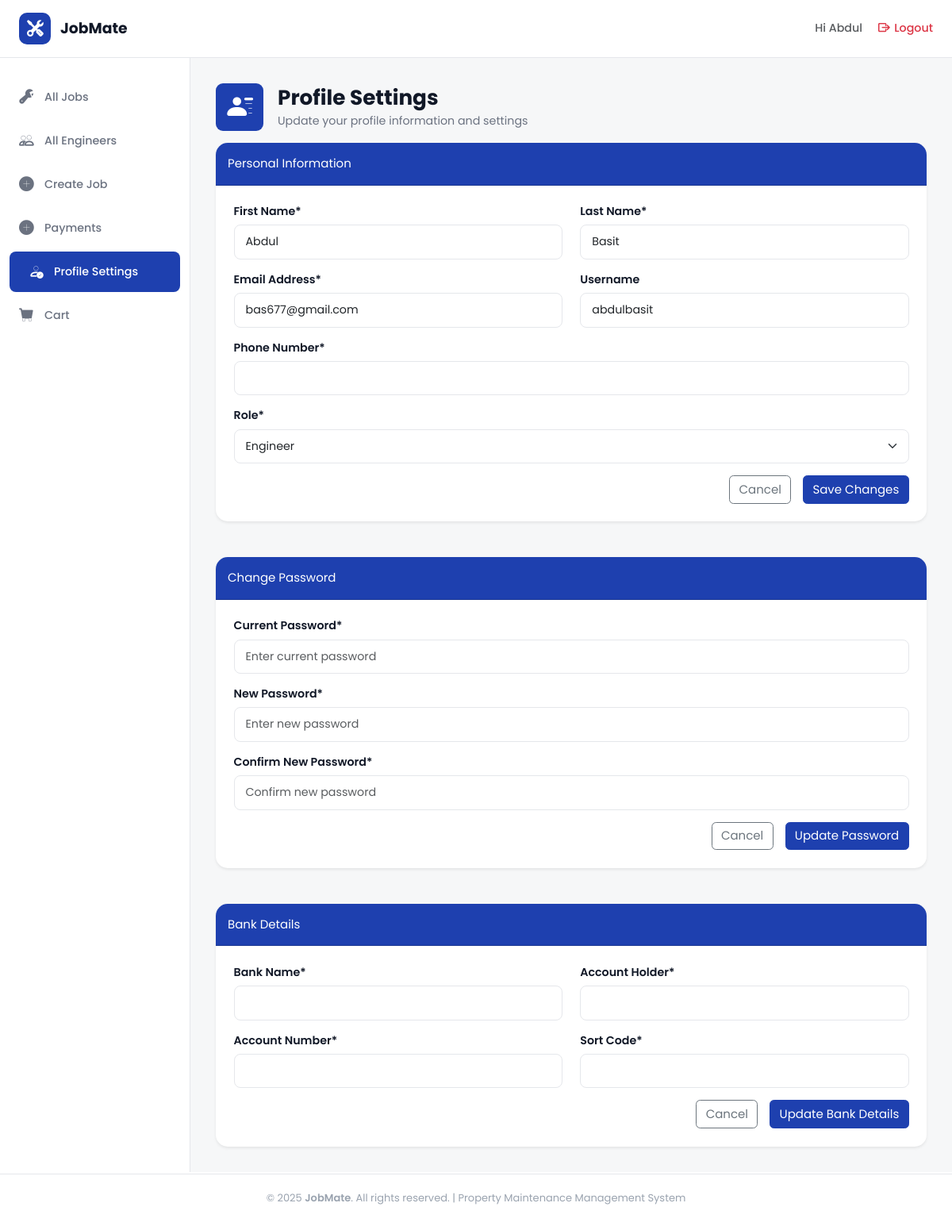
Before: /users/profile_settings/ (signed in) with the older database file.
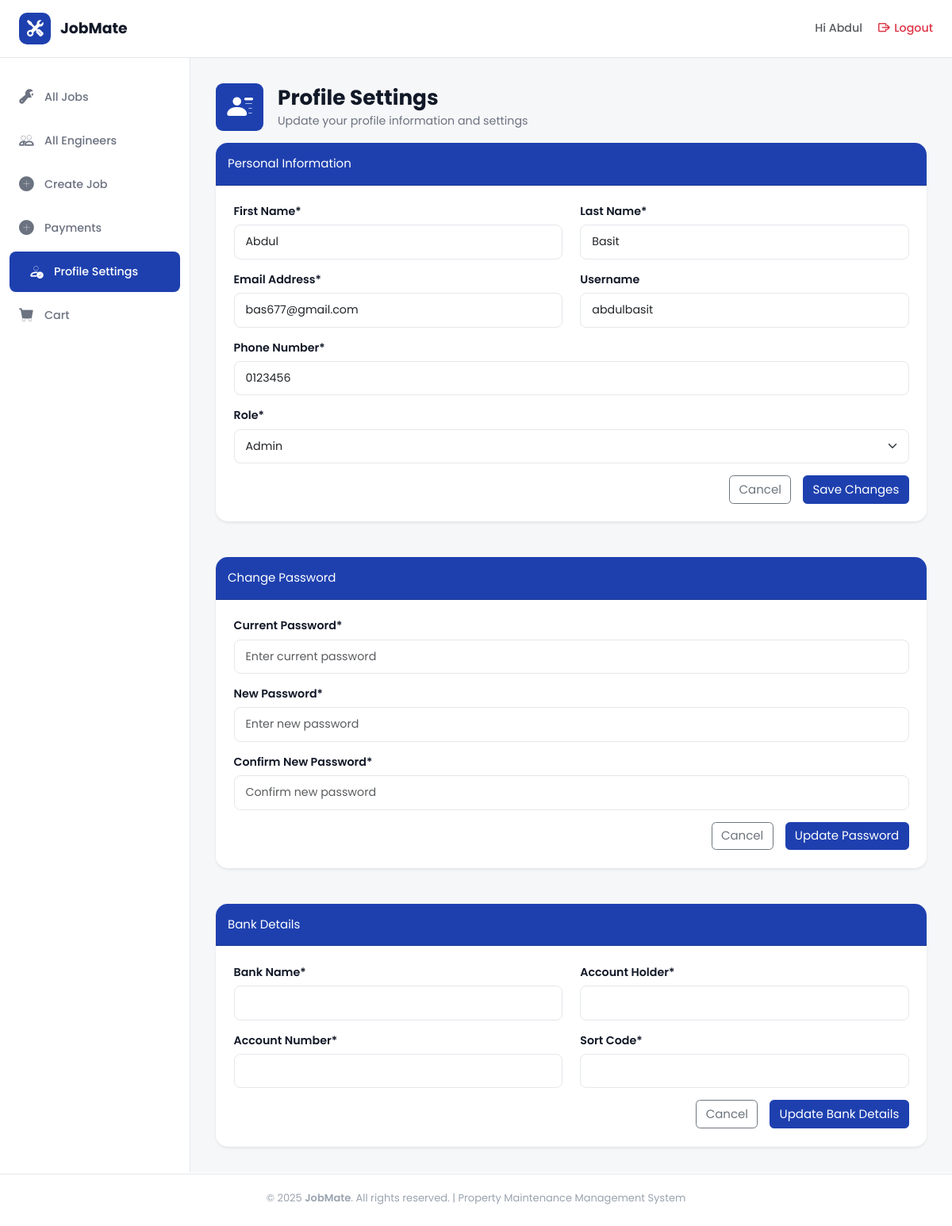
After: the same page with the newer database file.
### users/models.py (models this page shows, shortened)
class Profile(models.Model):
    ROLE_CHOICES = [
        ('admin', 'Admin'),
        ('engineer', 'Engineer'),
    ]
    user = models.OneToOneField(User, on_delete=models.CASCADE)
    phone_number = models.CharField(
        max_length=20,
        blank=False,
    )
    role = models.CharField(
        max_length=20,
        choices=ROLE_CHOICES,
        default='engineer'
    )
    bank_name = models.CharField(
        max_length=100,
        blank=True,
        null=True
    )
    account_holder = models.CharField(
        max_length=100,
        blank=True,
        null=True
    )
    account_number = models.CharField(
        max_length=20,
        blank=True,
        null=True
    )
    sort_code = models.CharField(
        max_length=20,
        blank=True,
        null=True
    )

### users/views.py (the view)
# urls.py: path('profile_settings/', views.profile_settings, name='profile_settings'),
@login_required
def profile_settings(request):
    profile = request.user.profile
    if request.method == 'POST':
        form = ProfileForm(request.POST, instance=profile)
        if form.is_valid():
            form.save()
            return redirect('users:profile_settings')
    else:
        form = ProfileForm(instance=profile)
    print(request.POST)
    return render(request, 'profile_settings.html', {'form': form})

### users/forms/profile.py
class ProfileForm(forms.ModelForm):
    class Meta:
        model = Profile
        fields = [
            'phone_number',
            'role',
            'bank_name',
            'account_holder',
            'account_number',
            'sort_code',
        ]
        widgets = {
            'phone_number': forms.TextInput(attrs={'class': 'form-control'}),
            'bank_name': forms.TextInput(attrs={'class': 'form-control'}),
            'account_holder': forms.TextInput(attrs={'class': 'form-control'}),
            'account_number': forms.TextInput(attrs={'class': 'form-control'}),
            'sort_code': forms.TextInput(attrs={'class': 'form-control'}),
            'role': forms.Select(attrs={'class': 'form-select'}),
        }

### users/templates/profile_settings.html (shortened to what this page needs)
{% extends "dashboard_base.html" %}
{% load static %}
{% block content %}
<div class="heading-section">
    <div class="d-flex align-items-center gap-3 mb-3">
        <div class="icon">
            <i class="bi bi-person-lines-fill"></i>
        </div>
        <div>
            <h1 class="section-title">Profile Settings</h1>
            <p class="section-subtitle m-0">
                Update your profile information and settings
            </p>
        </div>
    </div>
</div>
<div class="card shadow-sm border-0 rounded-4 mb-5">
    <div class="card-header py-3 rounded-top-4">Personal Information</div>
    <form class="card-body p-4" method="POST" action="">
        <div class="row mb-3">
            <div class="col-md-6">
                <label class="form-label">First Name*</label>
                <input type="text" class="form-control" value="{{ user.first_name }}" readonly>
            </div>
            <div class="col-md-6">
                <label class="form-label">Last Name*</label>
                <input type="text" class="form-control" value="{{ user.last_name }}" readonly>
            </div>
        </div>
        <div class="row mb-3">
            <div class="col-md-6">
                <label class="form-label">Email Address*</label>
                <input type="email" class="form-control" value="{{ user.email }}" readonly>
            </div>
            <div class="col-md-6">
                <label class="form-label">Username</label>
                <input type="email" class="form-control" value="{{ user.username }}" readonly>
            </div>
        </div>
        <div class="mb-3">
            <label class="form-label">Phone Number*</label>
            {{form.phone_number}}
        </div>
        <div class="mb-3">
            <label class="form-label">Role*</label>
            {{ form.role }}
        </div>
        <div class="d-flex justify-content-end gap-3">
            <button type="button" class="btn btn-outline-secondary">Cancel</button>
            <button type="submit" name="submit_personal" class="btn btn-primary">Save Changes</button>
        </div>
</div>
<div class="card shadow-sm border-0 rounded-4 mb-5">
    <div class="card-header py-3 rounded-top-4">Change Password</div>
    <div class="card-body p-4">
        <div class="mb-3">
            <label class="form-label">Current Password*</label>
            <input type="password" class="form-control" placeholder="Enter current password">
        </div>
        <div class="mb-3">
            <label class="form-label">New Password*</label>
            <input type="password" class="form-control" placeholder="Enter new password">
        </div>
        <div class="mb-3">
            <label class="form-label">Confirm New Password*</label>
            <input type="password" class="form-control" placeholder="Confirm new password">
        </div>
        <div class="d-flex justify-content-end gap-3">
            <button type="button" class="btn btn-outline-secondary">Cancel</button>
            <button type="submit" name="submit_password" class="btn btn-primary">Update Password</button>
        </div>
    </div>
</div>
<div class="card shadow-sm border-0 rounded-4">
    <div class="card-header py-3 rounded-top-4">Bank Details</div>
    <div class="card-body p-4">
        <div class="row mb-3">
            <div class="col-md-6">
                <label class="form-label">Bank Name*</label>
                {{ form.bank_name }}
            </div>
            <div class="col-md-6">
                <label class="form-label">Account Holder*</label>
                {{ form.account_holder }}
            </div>
        </div>
        <div class="row mb-3">
            <div class="col-md-6">
                <label class="form-label">Account Number*</label>
                {{ form.account_number }}
            </div>
            <div class="col-md-6">
                <label class="form-label">Sort Code*</label>
                {{ form.sort_code }}
            </div>
        </div>
        <div class="d-flex justify-content-end gap-3">
            <button type="button" class="btn btn-outline-secondary">Cancel</button>
            <button type="submit" name="submit_bank" class="btn btn-primary">Update Bank Details</button>
        </div>
    </div>
</div>
{% endblock %}

### templates/dashboard_base.html (shortened to what this page needs)
{% extends "base.html" %}
{% load static %}
{% block body %}
<header class="top-header">
  <div class="logo-section">
    <a href="{% url 'home:home' %}">
      <div class="logo-icon">
        <i class="bi bi-tools"></i>
      </div>
      <span class="logo-text">JobMate</span>
    </a>
  </div>
  <div class="header-right">
    <div class="user-info">
      <a href="{% url 'users:profile_settings' %}" class="text-decoration-none text-muted"><span>Hi {% if request.user.is_authenticated and request.user.first_name == "" %}
        {{ request.user.username }}
        {% else %}
         {{request.user.first_name}}
          {% endif %} </span></a>
    </div>
    <a href="{% url 'account_logout' %}" class="logout-btn text-danger">
      <i class="bi bi-box-arrow-right"></i>
      <span>Logout</span>
    </a>
  </div>
</header>
<div class="dashboard-layout">
  <aside class="sidebar">
    <ul class="sidebar-nav">
      <li>
        <a href="{% url 'jobs:all_jobs' %}"
          class="{% if request.resolver_match.url_name == 'all_jobs' %}active{% endif %}">
          <i class="bi bi-wrench-adjustable"></i>
          <span>All Jobs</span>
        </a>
      </li>
      <li>
        <a href="{% url 'users:all_engineers' %}"
          class="{% if request.resolver_match.url_name == 'all_engineers' %}active{% endif %}">
          <i class="bi bi-people"></i>
          <span>All Engineers</span>
        </a>
      </li>
      <li>
        <a href="{% url 'jobs:create_job' %}"
          class="{% if request.resolver_match.url_name == 'create_job' %}active nav-link disabled{% endif %} {% if request.resolver_match.url_name == 'edit_job' %}d-none{% endif %}">
          <i class="bi bi-plus-circle-fill"></i>
          <span>Create Job</span>
        </a>
      </li>
      <li>
        <a href="{% url 'cart:payments' %}"
          class="{% if request.resolver_match.url_name == 'payments' %}active nav-link disabled{% endif %}">
          <i class="bi bi-plus-circle-fill"></i>
          <span>Payments</span>
        </a>
      </li>
      <li>
        <a href="{% url 'users:profile_settings' %}"
          class="{% if request.resolver_match.url_name == 'profile_settings' %}active nav-link disabled {% else %}d-none {% endif %}">
          <i class="bi bi-person-check"></i>
          <span>Profile Settings</span>
        </a>
      </li>
      <li>
        <a href="{% url 'cart:basket' %}"
          class="{% if request.resolver_match.url_name == 'basket' %}active nav-link disabled{% endif %}">
          <i class="bi bi-cart-fill"></i>
          <span>Cart</span>
        </a>
      </li>
    </ul>
  </aside>
  <main class="main-content">
    {% block content %} {% endblock %}
  </main>
</div>
{% endblock %}

### templates/base.html (shortened to what this page needs)
{% load static %}
<!DOCTYPE html>
<html lang="en">
<head>
    <link href="https://cdn.jsdelivr.net/npm/bootstrap@5.3.3/dist/css/bootstrap.min.css" rel="stylesheet">
    <link href="https://cdn.jsdelivr.net/npm/bootstrap-icons@1.11.3/font/bootstrap-icons.css" rel="stylesheet">
    <link rel="stylesheet" href="{% static 'css/base.css' %}?v=20251012">
    <link rel="stylesheet" href="{% static 'css/home.css' %}?v=20251012">
    <link rel="stylesheet" href="{% static 'css/accounts.css' %}?v=20251012">
    <link rel="stylesheet" href="{% static 'css/dashboard_base.css' %}?v=20251012">
    <link rel="stylesheet" href="{% static 'css/tables.css' %}?v=20251012">
    <link rel="stylesheet" href="{% static 'css/form.css' %}?v=20251012">
    <link rel="stylesheet" href="{% static 'css/job_detail.css' %}?v=20251012">
    <link rel="stylesheet" href="{% static 'css/delete.css' %}?v=20251012">
    <link rel="stylesheet" href="{% static 'css/cart.css' %}?v=20251012">
</head>
<body class="d-flex flex-column min-vh-100">
    <main class="flex-grow-1 d-flex flex-column">
        {% block body %}{% endblock %}
    </main>
    {% if not hide_footer %}
    <footer class="site-footer">
        © 2025 <span class="fw-semibold">JobMate</span>. All rights reserved. |
        Property Maintenance Management System
    </footer>
    {% endif %}
</body>
</html>

### static/css/base.css (style rules this page uses)
html { font-size: 15px; }
:root { --jm-blue-600: #2563eb; --jm-blue-700: #1e40af; --jm-default: #ffffff; --jm-main: #e5e7eb; --jm-secondary: #1e40af; --jm-accent: #dbeafe; --jm-accent-light: #f6f7f8; --jm-links: #2563eb; --jm-other: #fecaca; --ink: #111827; --muted: #6b7280; --muted-2: #9aa3af; --footer-bg: #0f172a; --card-radius: 14px; --tile-radius: 18px; --shadow-soft: 0 8px 16px rgba(15, 23, 42, 0.06); --shadow-tile: 0 14px 30px rgba(37, 99, 235, 0.25); --shadow-cta: 0 10px 22px rgba(29, 78, 216, 0.25); --purple: #7e22ce; --topbar-h: 66px; --footer-h: 20px; --sidebar-width: 240px; }
* { box-sizing: border-box; }
body { font-family: "Poppins", system-ui, -apple-system, Segoe UI, Roboto, Helvetica, Arial, sans-serif; font-size: 0.95rem; color: var(--ink); background: var(--page-bg); margin: 0 auto; }
.btn-primary { background-color: var(--jm-blue-700) !important; border-color: var(--jm-blue-700) !important; font-size: 1rem; transition: all 0.25s ease; }
.bi::before { font-weight: bold !important; }
.section-title { font-weight: 700; font-size: 1.75rem; color: var(--ink); margin-bottom: 0.25rem; }
.section-subtitle { color: var(--muted); }
.site-footer { padding: var(--footer-h) 0 26px; margin-top: auto; text-align: center; color: var(--muted-2); border-top: var(--jm-main) 1px solid; font-size: small; }

### static/css/accounts.css (style rules this page uses)
.form-label { font-weight: 600; color: var(--ink); margin-bottom: 6px; }
.form-control, .form-select { border-radius: 8px; border: 1px solid #e5e7eb; padding: 10px 14px; font-size: 0.95rem; transition: border-color .2s, box-shadow .2s; }

### static/css/dashboard_base.css (style rules this page uses)
.dashboard-layout { display: flex; max-width: 1800px; margin: 0 auto; width: 100%; }
.main-content { flex: 1; padding: 32px; background-color: var(--jm-accent-light); overflow-y: auto; height: calc(100vh - 55px - var(--topbar-h) - var(--footer-h)); }
.top-header { background: var(--jm-default); border-bottom: 1px solid var(--jm-main); margin: 0 auto; padding: 16px 24px; display: flex; justify-content: space-between; align-items: center; position: sticky; max-width: 1800px; width: 100%; top: 0; z-index: 1000; }
.logo-section { display: flex; align-items: center; gap: 12px; }
.logo-section a { display: flex; align-items: center; gap: 12px; text-decoration: none; }
.logo-icon { width: 40px; height: 40px; background: var(--jm-blue-700); border-radius: 10px; display: flex; align-items: center; justify-content: center; color: var(--jm-default); font-size: 20px; }
.logo-text { font-size: 1.25rem; font-weight: 700; color: var(--ink); }
.header-right { display: flex; align-items: center; gap: 20px; }
.user-info { display: flex; align-items: center; gap: 8px; color: var(--muted); font-weight: 500; }
.logout-btn { color: var(--muted); text-decoration: none; display: flex; align-items: center; gap: 6px; font-weight: 500; transition: color 0.3s; }
.sidebar { width: var(--sidebar-width); background: var(--jm-default); border-right: 1px solid var(--jm-main); padding: 24px 0; position: sticky; top: 73px; overflow-y: auto; }
.sidebar-nav { list-style: none; padding: 0; margin: 0; }
.sidebar-nav li { margin-bottom: 4px; }
.sidebar-nav a { display: flex; align-items: center; gap: 12px; padding: 12px 24px; color: var(--muted); text-decoration: none; font-weight: 500; transition: all 0.3s; }
.sidebar-nav a.active { background: var(--jm-blue-700); color: white; border-radius: 8px; margin: 0 12px; }
.sidebar-nav a i { font-size: 18px; width: 20px; }

### static/css/tables.css (style rules this page uses)
.heading-section { margin-bottom: 1rem; }

### static/css/form.css (style rules this page uses)
.icon { display: inline-flex; align-items: center; justify-content: center; background-color: var(--jm-blue-700); color: var(--jm-default); width: 60px; height: 60px; border-radius: 15%; font-size: 2.1rem; margin-right: 0.2rem; }
.icon i { line-height: 0; }
.card-header { background-color: var(--jm-blue-700); color: var(--jm-default); font-size: 1rem; }

Changed rows visible on the page:
changed Profile: phone_number (not shown) → "0123456"; role "Engineer" → "Admin"
